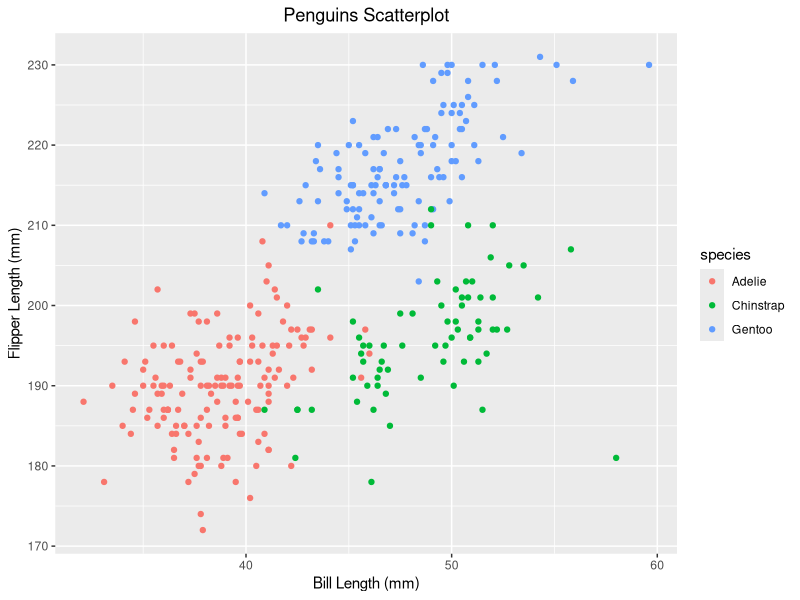
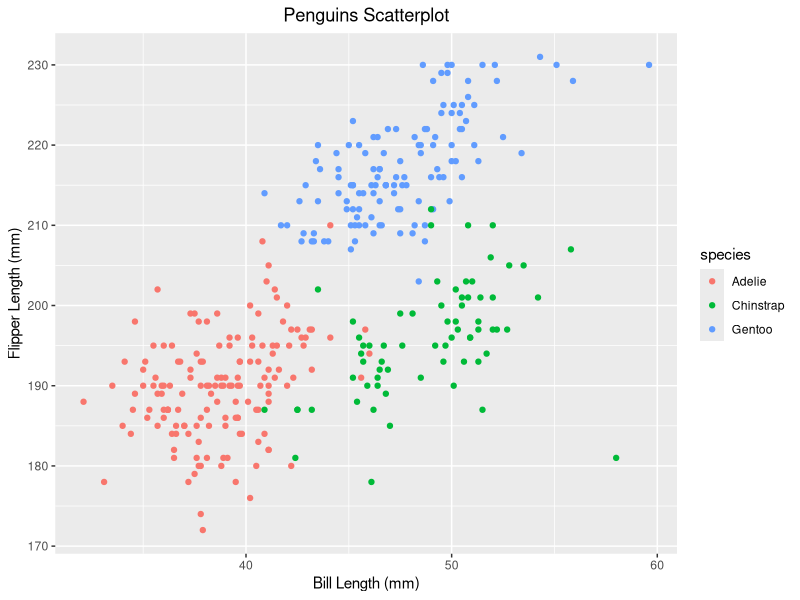

Write R code to recreate these figures, in order.
## ---- chunk 1
library(tidyverse)
## ---- chunk 2
prob1_df = 
  tibble(
    samp = rnorm(10),
    samp_gt_0 = samp > 0,
    char_vec = c("a", "b", "c", "d", "e", "f", "g", "h", "i", "j"),
    factor_vec = factor(c("small", "small", "small", "med", "med", "med", "med", "large", "large", "large"))
  )
## ---- chunk 3
mean(pull(prob1_df, samp))
mean(pull(prob1_df, samp_gt_0))
mean(pull(prob1_df, char_vec))
mean(pull(prob1_df, factor_vec))
## ---- chunk 4
as.numeric(pull(prob1_df, samp_gt_0)) * pull(prob1_df, samp)
as.factor(pull(prob1_df, samp_gt_0)) * pull(prob1_df, samp)
as.numeric(as.factor(pull(prob1_df, samp_gt_0))) * pull(prob1_df, samp)

## ---- chunk 5
data("penguins", package = "palmerpenguins")
## ---- chunk 6

penguins %>% 
    ggplot(aes(bill_length_mm, flipper_length_mm, color = species)) + 
    geom_point() +
    ggtitle("Penguins Scatterplot") +
    xlab("Bill Length (mm)") +
    ylab("Flipper Length (mm)") + 
    theme(plot.title = element_text(hjust = 0.5))

## ---- chunk 7
ggsave("hw1_plot.pdf")
